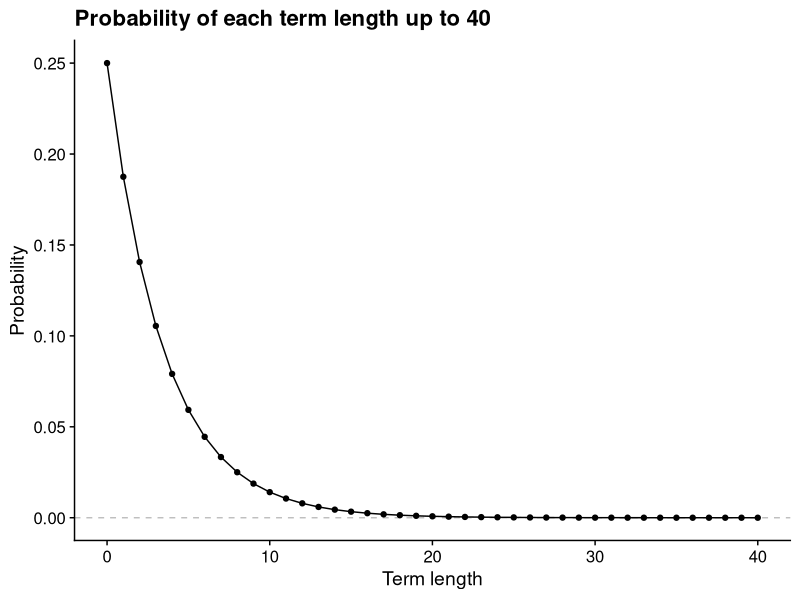
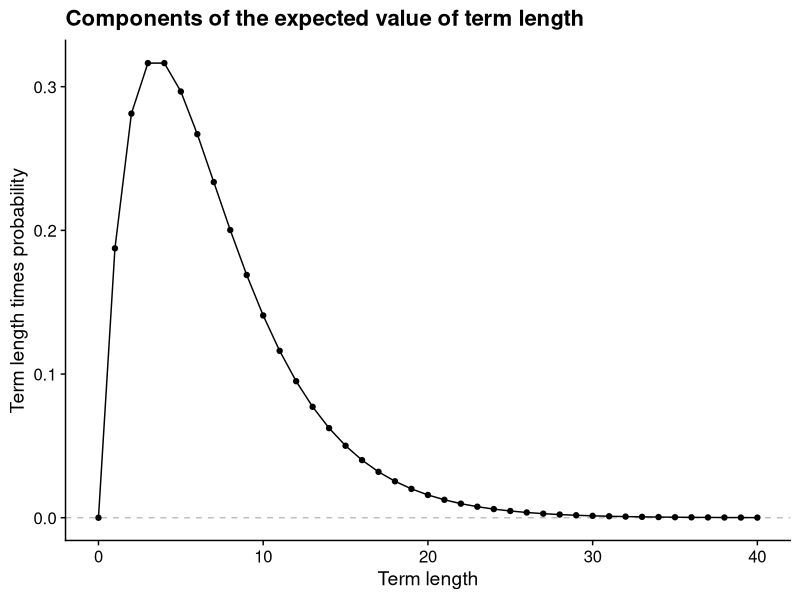
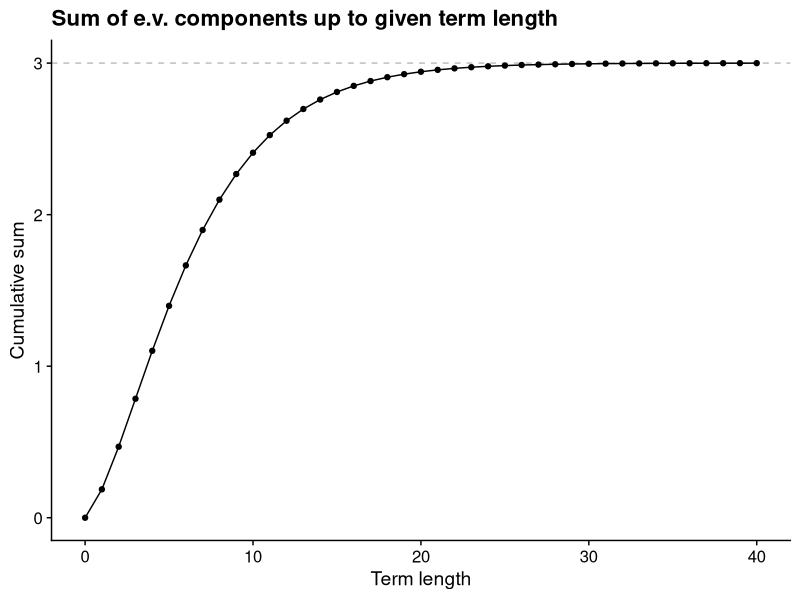

Write the R code that produced these figures, in order.
## ---- chunk 1
library("tidyverse")
library("cowplot")
theme_set(theme_cowplot())
## ---- chunk 2
# Fix value of p and max term length to examine
p <- 0.75
term_max <- 40
## ---- chunk 3
# Calculate the probability that the term lasts this long
term_length <- 0:term_max
prob <- p^term_length * (1 - p)

# Calculate the individual components of the expected value sum
ev_component <- term_length * prob

# Calculate the cumulative sum through each term length
cumsum_ev <- cumsum(ev_component)

# Put the relevant items together in a data frame ("tibble")
df_incumbency <- tibble(term_length, prob, ev_component, cumsum_ev)

# Plot each term length probability
df_incumbency |>
  ggplot(aes(x = term_length, y = prob)) +
  geom_hline(yintercept = 0, linetype = "dashed", color = "gray75") +
  geom_line() +
  geom_point() +
  labs(
    title = str_glue("Probability of each term length up to {term_max}"),
    x = "Term length",
    y = "Probability"
  )
## ---- chunk 4
df_incumbency |>
  ggplot(aes(x = term_length, y = ev_component)) +
  geom_hline(yintercept = 0, linetype = "dashed", color = "gray75") +
  geom_line() +
  geom_point() +
  labs(
    title = "Components of the expected value of term length",
    x = "Term length",
    y = "Term length times probability"
  )
## ---- chunk 5
df_incumbency |>
  ggplot(aes(x = term_length, y = cumsum_ev)) +
  geom_hline(yintercept = 3, linetype = "dashed", color = "gray75") +
  geom_line() +
  geom_point() +
  labs(
    title = "Sum of e.v. components up to given term length",
    x = "Term length",
    y = "Cumulative sum"
  )
